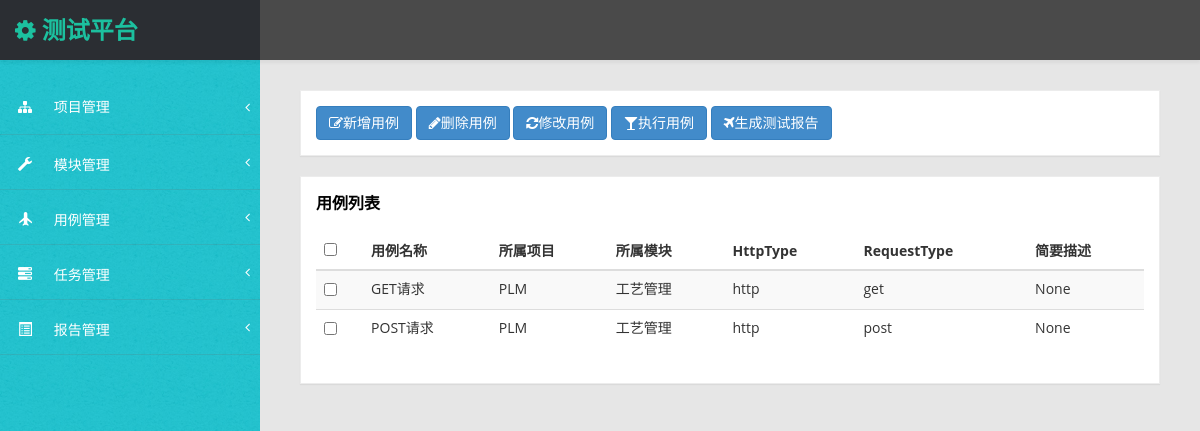
Before: /testcase_list/ with the older database file.
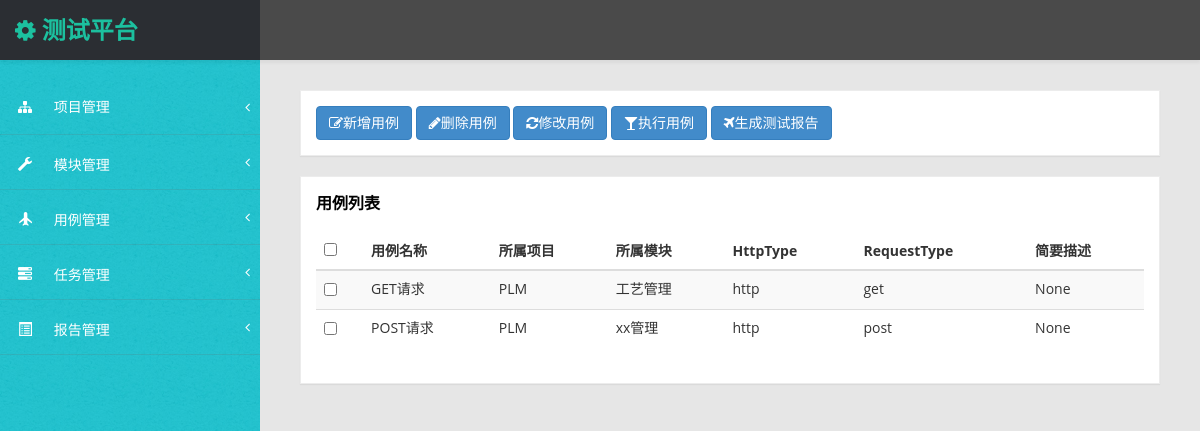
After: the same page with the newer database file.
### ApiManager/models.py (models this page shows)
class BaseTable(models.Model):
    create_time = models.DateTimeField('创建时间', auto_now_add=True)
    update_time = models.DateTimeField('更新时间', auto_now=True)
    class Meta:
        abstract = True
        verbose_name = "公共字段表"
        db_table = 'BaseTable'

class ApiInfo(BaseTable):
    class Meta:
        verbose_name = '接口信息'
        db_table = 'ApiInfo'
    belong_project = models.ForeignKey(ProjectInfo, on_delete=models.CASCADE)
    belong_module=models.ForeignKey(ModuleInfo,on_delete=models.CASCADE)
    name = models.CharField('接口名称',max_length=50,null=False)
    httpType = models.CharField('http/https',max_length=50, default='HTTP', choices=HTTP_CHOICE,null=False)
    requestType = models.CharField('请求方式',max_length=50,choices=REQUEST_TYPE_CHOICE,null=False)
    apiAddress = models.CharField('接口地址',max_length=1024,null=False)
    requestParameterType = models.CharField('请求参数格式',max_length=50,choices=REQUEST_PARAMETER_TYPE_CHOICE,null=False)
    description = models.CharField('描述',max_length=1024, blank=True, null=True)

class ModuleInfo(BaseTable):
    class Meta:
        verbose_name = '模块信息'
        db_table = 'ModuleInfo'
    module_name = models.CharField('模块名称', max_length=50, null=False)
    belong_project = models.ForeignKey(ProjectInfo, on_delete=models.CASCADE)
    test_user = models.CharField('测试负责人', max_length=50, null=False)
    simple_desc = models.CharField('简要描述', max_length=100, null=True)
    other_desc = models.CharField('其他信息', max_length=100, null=True)

class ProjectInfo(BaseTable):
    class Meta:
        verbose_name = '项目信息'
        db_table = 'ProjectInfo'
    project_name = models.CharField('项目名称', max_length=50, unique=True, null=False)
    responsible_name = models.CharField('负责人', max_length=20, null=False)
    test_user = models.CharField('测试人员', max_length=100, null=False)
    dev_user = models.CharField('开发人员', max_length=100, null=False)
    publish_app = models.CharField('发布应用', max_length=100, null=False)
    simple_desc = models.CharField('简要描述', max_length=100, null=True)
    other_desc = models.CharField('其他信息', max_length=100, null=True)

### ApiManager/views.py (the view)
# urls.py: path('testcase_list/',ApiManager_views.testcase_list),
def testcase_list(request):
    testcase_list=ApiInfo.objects.all().select_related('belong_project','belong_module')
    return render(request,'testcase_list.html',{'testcase_list':testcase_list})

### templates/testcase_list.html (shortened to what this page needs)
{% extends 'base.html' %}
{% block page-content %}
       <div class="row">
       		<div class="col-md-12">
       		<div class="panel panel-default">
       		<div class="panel-body">
       			<a href="/add_testcase/" class="btn btn-primary"><i class="fa fa-edit"></i>新增用例</a>
       			<a href="#" class="btn btn-primary" id='deltestcase'><i class="fa fa-pencil"></i>删除用例</a>
       			<a href="#" class="btn btn-primary" id='edittestcase'><i class=" fa fa-refresh "></i>修改用例</a>
       			<a href="#" class="btn btn-primary" id='runtestcase'><i class=" fa fa-glass"></i>执行用例</a>
                <a href="#" class="btn btn-primary" id='runtestcasebyunit'><i class=" fa fa-plane"></i>生成测试报告</a>
       			</div>
       			</div>
        	</div>
       </div>
 		<div class="row">
                <div class="col-md-12">
                    <div class="panel panel-default">
                        <div class="panel-heading">
                            	用例列表
                        </div>
                        <div class="panel-body">
                            <div class="table-responsive">
                                <table class="table table-striped" width="100%">
                                    <thead>
                                        <tr>
                                        	<th class="table-check"><input type="checkbox" id="select_all"/></th>
                                            <th>用例名称</th>
                                            <th>所属项目</th>
                                			<th>所属模块</th>
                                            <th>HttpType</th>
                                            <th>RequestType</th>
                                            <th>简要描述</th>
                                        </tr>
                                    </thead>
                                    <tbody>
                                        {% for testcase in testcase_list %}
								            <tr rowid="{{ testcase.id }}">
								            	<td><input type="checkbox" name="testcase_{{ testcase.id }}" value="{{ testcase.id }}"/></td>
								                <td>{{ testcase.name }}</td>
								                <td>{{ testcase.belong_project.project_name }}</td>
								                <td>{{ testcase.belong_module.module_name }}</td>
								                <td>{{ testcase.httpType }}</td>
								                <td>{{ testcase.requestType }}</td>
								                <td>{{ testcase.description }}</td>
								            </tr>
            							{% endfor %}
                                    </tbody>
                                </table>
                            </div>
                        </div>
                    </div>
{% endblock %}

Changed rows visible on the page:
changed ApiInfo "POST请求": belong_module.module_name "工艺管理" → "xx管理"
